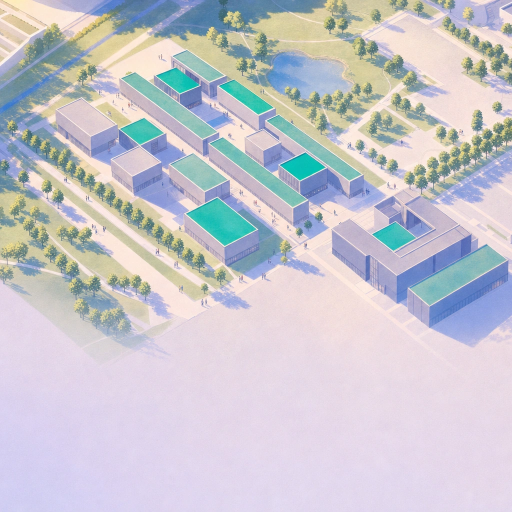
#> input picture design/print/art/campus-square.webp, 1024 x 1024 px, given in place of app-icon-512.png, which was not available (shown at 1/2 size)
$ python build.py
#> lines starting #> are read from the running program, lines starting #| are printed output that depends on the picture; pictures that were not available may be replaced by others from this repository, and a replacement may not be noted
"""
Builds the roadmap images for the pinned Roadmap discussion.

    docs/assets/roadmap-banner.jpg  the campus banner with the title
    docs/assets/roadmap.png         the roadmap diagram, from roadmap.json

Edit roadmap.json (milestones, stories and their state: done, doing or
planned), then run:

    pip install pillow
    python design/roadmap/build.py

Fonts are Segoe UI, so it runs on Windows as is. The banner art is the real
THD main campus (Wikimedia Commons panorama, CC BY-SA 4.0) repainted in the
app's illustration style; see README.md.
"""
import json
import os

from PIL import Image, ImageDraw, ImageFilter, ImageFont

HERE = os.path.dirname(os.path.abspath(__file__))
REPO = os.path.normpath(os.path.join(HERE, '..', '..'))
OUT = os.path.join(REPO, 'docs', 'assets')
FONTS = 'C:/Windows/Fonts/'
BOLD, SEMI, REG = 'segoeuib.ttf', 'seguisb.ttf', 'segoeui.ttf'
NAVY, MUTED = (27, 31, 59), (78, 82, 110)
TEAL, PURPLE, GREY, BLUE = (0, 121, 107), (94, 63, 184), (154, 160, 168), (21, 101, 192)
CHIP = {'Done': (46, 125, 50), 'Wrapping up': TEAL, 'Now': PURPLE, 'Next': BLUE, 'Later': (96, 104, 130)}
ICON = Image.open(os.path.join(REPO, 'public', 'icons', 'app-icon-512.png')).convert('RGBA')


def font(name, size):
    return ImageFont.truetype(FONTS + name, size)


def banner():
    W, H = 3000, 1000
    art = Image.open(os.path.join(HERE, 'art', 'campus-evening.webp')).convert('RGBA')
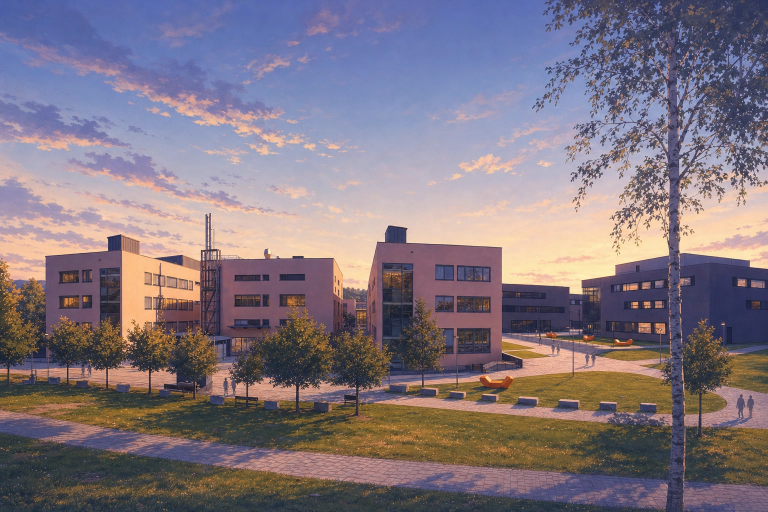
#> input picture design/roadmap/art/campus-evening.webp, 1536 x 1024 px (shown at 1/2 size)
    s = W / art.width
#> s = 1.95
    art = art.resize((W, int(art.height * s)), Image.LANCZOS)
#> art: PIL image 3000x2000 RGBA
    top = int(230 * s)
#> top = 449
    base = art.crop((0, top, W, top + H))
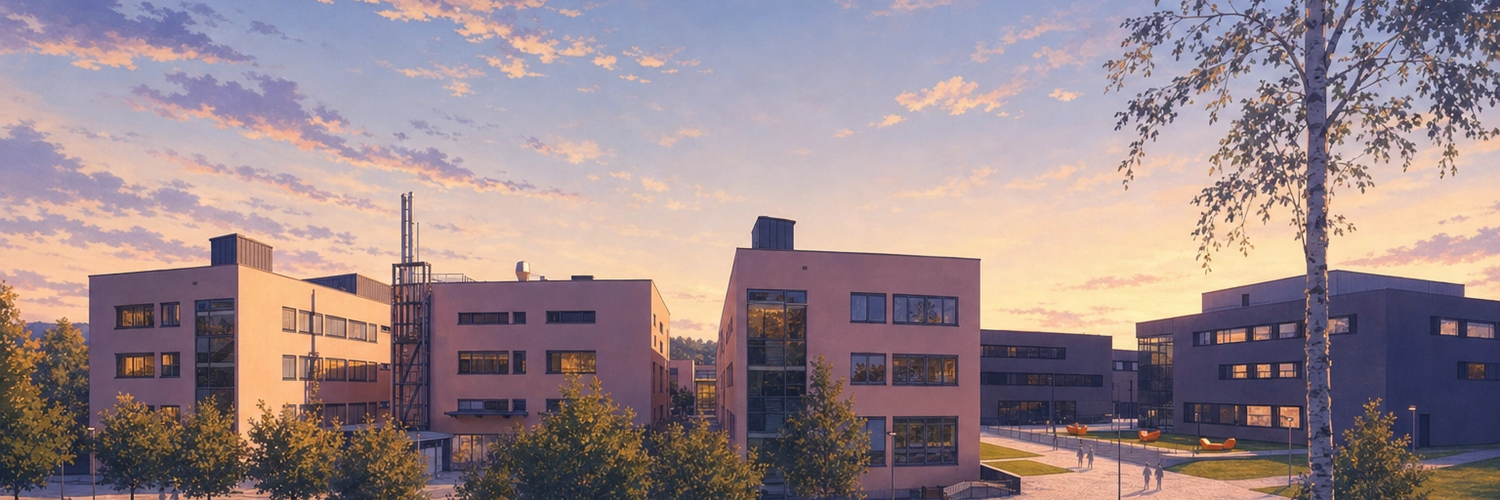
#> base: PIL image 3000x1000 RGBA (shown at 1/2 size); mean R, G, B, A 153.2, 134.8, 138.9, 255
    # A soft light veil on the left keeps the title readable.
    row = Image.new('L', (W, 1))
    row.putdata([round(max(0.0, min(1.0, (1800 - x) / 900)) * 215) for x in range(W)])
    veil = row.resize((W, H))
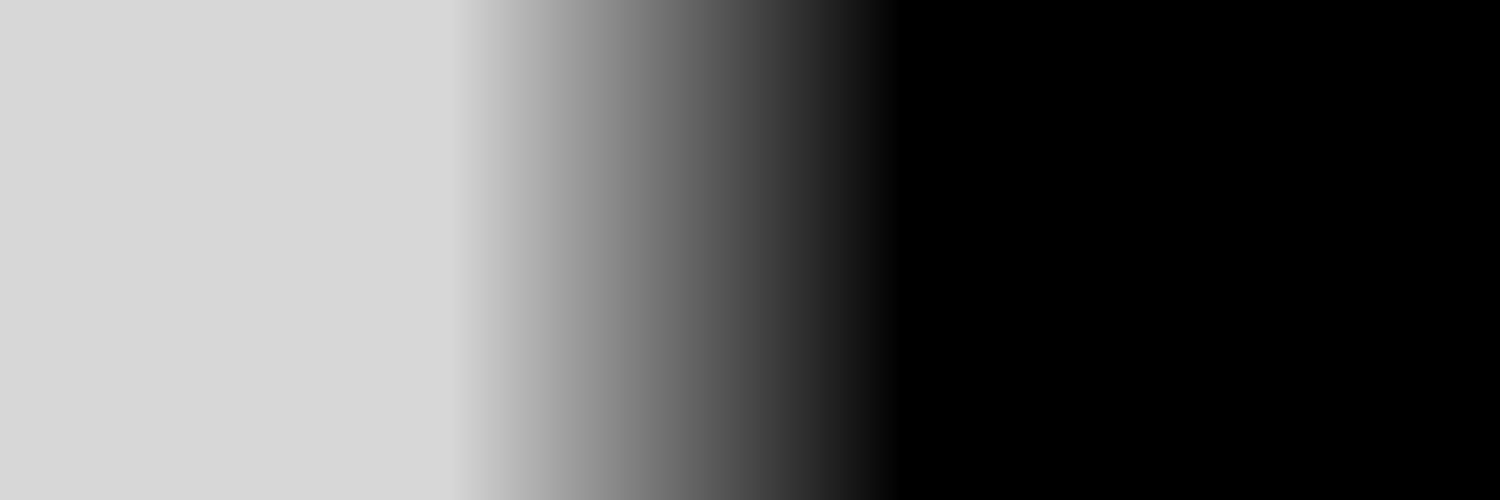
#> veil: PIL image 3000x1000 L (shown at 1/2 size); min 0, max 215, mean 96.8
    light = Image.new('RGBA', (W, H), (246, 243, 252, 255))
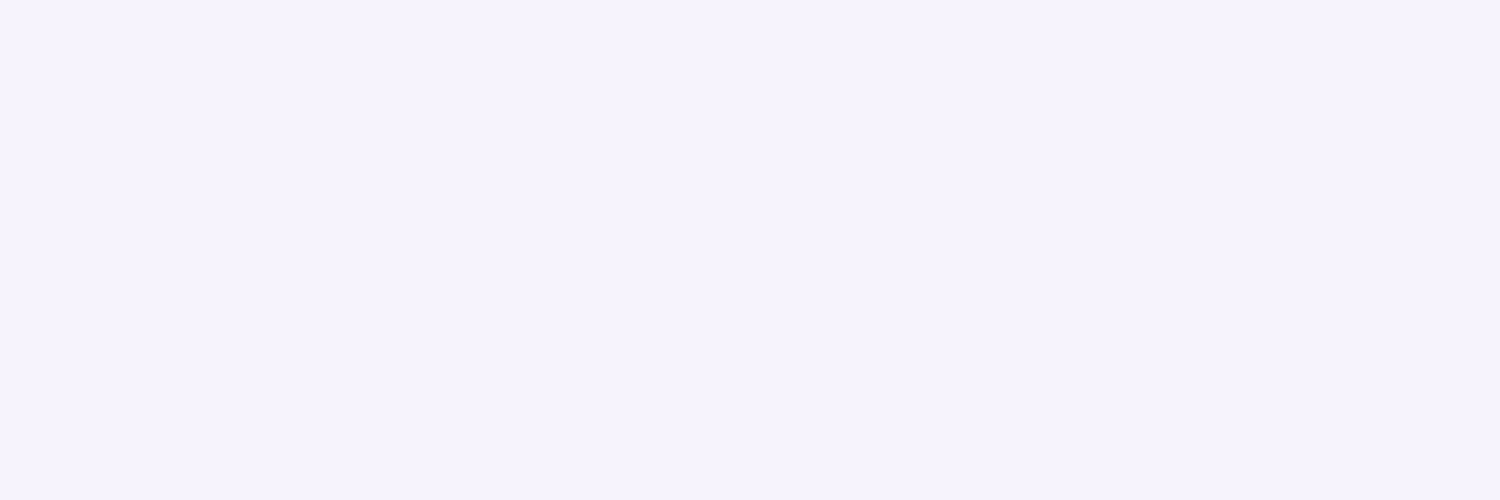
#> light: PIL image 3000x1000 RGBA (shown at 1/2 size); mean R, G, B, A 246, 243, 252, 255
    light.putalpha(veil)
    base.alpha_composite(light)
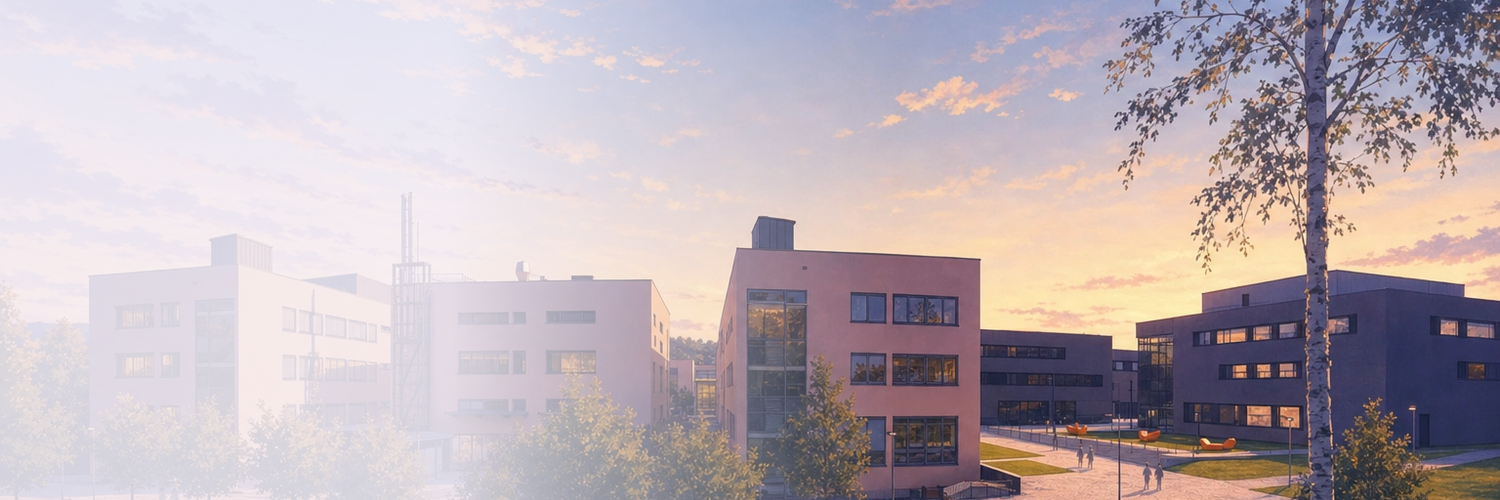
#> base: PIL image 3000x1000 RGBA (shown at 1/2 size); mean R, G, B, A 187.6, 175.8, 182, 255
    base.alpha_composite(ICON.resize((110, 110), Image.LANCZOS), (140, 300))
    d = ImageDraw.Draw(base)
    d.text((276, 355), 'THD Room Finder', font=font(SEMI, 58), fill=NAVY, anchor='lm')
    d.text((140, 440), 'Where we’re heading', font=font(BOLD, 124), fill=NAVY)
    d.text((144, 610), 'Find a free room, focus in it, and study together.', font=font(REG, 50), fill=NAVY)
    base.convert('RGB').save(os.path.join(OUT, 'roadmap-banner.jpg'), quality=88)
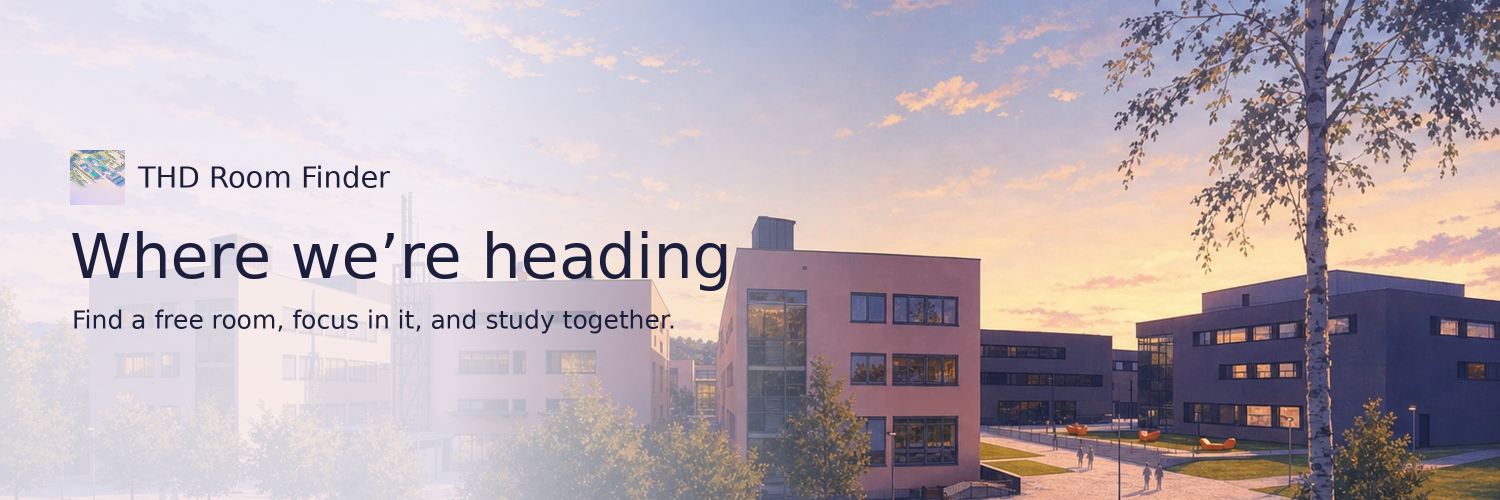
#> saved as roadmap-banner.jpg: PIL image 3000x1000 RGB (shown at 1/2 size); mean R, G, B 183.9, 172.4, 179.1


def marker(d, cx, cy, kind, r=15):
    if kind == 'done':
        d.ellipse([cx - r, cy - r, cx + r, cy + r], fill=TEAL)
        d.line([(cx - 7, cy + 1), (cx - 2, cy + 6), (cx + 8, cy - 6)], fill='white', width=4, joint='curve')
    elif kind == 'doing':
        d.ellipse([cx - r, cy - r, cx + r, cy + r], outline=PURPLE, width=4)
        d.pieslice([cx - r + 6, cy - r + 6, cx + r - 6, cy + r - 6], -90, 90, fill=PURPLE)
    else:
        d.ellipse([cx - r, cy - r, cx + r, cy + r], outline=GREY, width=4)


def diagram():
#> (the run stopped early here; a loop or call above may not have finished)
